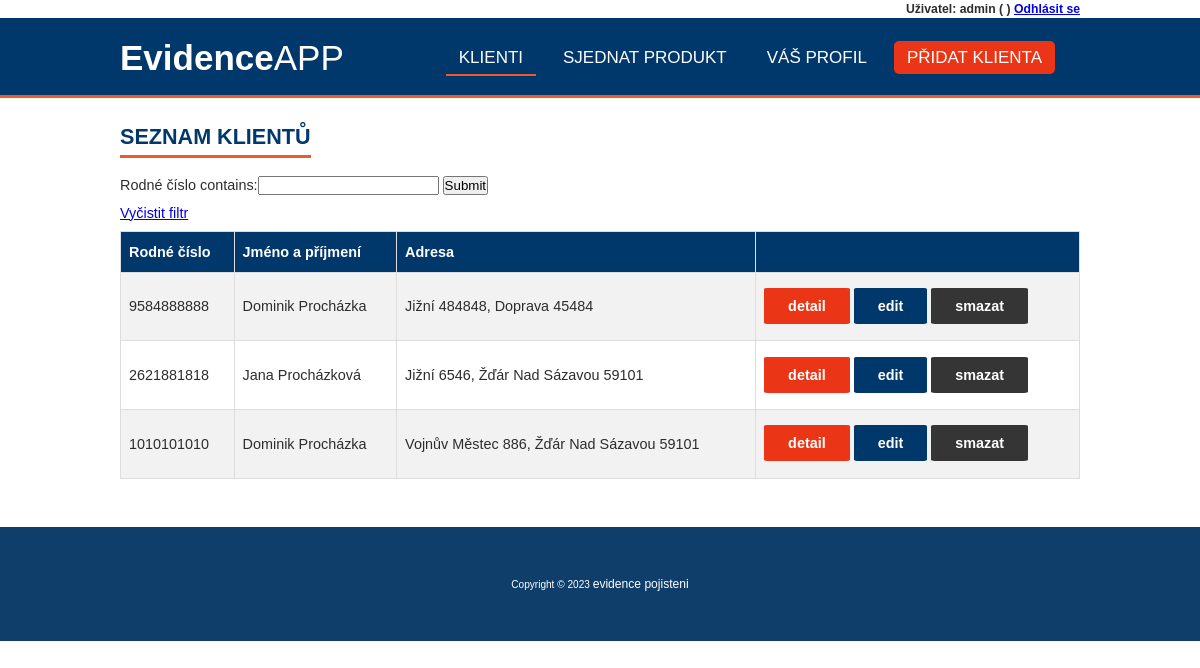
The app's page / (signed in) with its own data.
### evidence_pojisteni/models.py (models this page shows, shortened)
class Klient(models.Model):
    user = models.OneToOneField(User, null=True, on_delete=models.CASCADE)
    jmeno = models.CharField(max_length=200, null=True, verbose_name='Jméno')
    prijmeni = models.CharField(max_length=180, null=True, verbose_name='Příjmení')
    rodne_cislo = models.CharField(max_length=10, validators=[rodne_cislo], null=True, unique=True, verbose_name='Rodné číslo')
    ulice = models.CharField(max_length=180, null=True, verbose_name='Ulice')
    cislo_popisne = models.CharField(max_length=15, null=True, verbose_name='Číslo popisné')
    psc = models.CharField(max_length=5, validators=[psc], null=True, verbose_name='PSČ')
    mesto = models.CharField(max_length=120, null=True, verbose_name='Město')
    e_mail = models.EmailField(max_length=120, null=True, unique=True, verbose_name='E-mail')
    telefon = models.CharField(max_length=9,validators=[telefon], null=True, unique=True, verbose_name='Telefon')
    date_created = models.DateTimeField(auto_now_add=True, null=True, verbose_name='Datum registrace')
    class Meta:
            verbose_name="Klient"
            verbose_name_plural="Klienti"

### evidence_pojisteni/decorators.py (the view)
    def wrapper_function(request, *args, **kwargs):
        group = None
        if request.user.groups.exists():
            group = request.user.groups.all()[0].name
        if group == 'klient':
            return redirect('user_page')
        if group == 'admin':
            return view_func(request, *args, **kwargs)

### evidence_pojisteni/views.py (called while the page is built)
@login_required(login_url='login')
@admin_only
def index(request):
    klienti = Klient.objects.all().order_by("-id")
    produkty = Produkty.objects.all().order_by("-id")
    klientFilter = KlientFilter(request.GET, queryset=klienti)
    klienti = klientFilter.qs
    context = {'klienti':klienti, 'produkty':produkty, 'klientFilter':klientFilter}
    return render(request, 'evidence_pojisteni/index.html', context)

### evidence_pojisteni/templates/evidence_pojisteni/index.html
{% extends "base.html" %}
{% block content %}
<h2>Seznam klientů</h2>
    <form method="get">
        {{klientFilter.form}}
        <input type="submit">
    </form>
    <p><a href="{% url 'home' %}">Vyčistit filtr</a></p>
    <table id="klienti">
        <tr>
            <th>Rodné číslo</th>
            <th>Jméno a příjmení</th>
            <th>Adresa</th>
            <th></th>
        </tr>
        {% for klient in klienti %}
        <tr>
            <td>{{ klient.rodne_cislo }}</td>
            <td>{{ klient.jmeno }} {{ klient.prijmeni }}</a></td>
            <td>{{ klient.ulice}} {{klient.cislo_popisne}}, {{ klient.mesto }}  {{ klient.psc }}</td>
            <td>
                <a class="tlacitko tlacitko2" href="{% url 'klient' klient.id %}">detail</a>
                <a class="tlacitko tlacitko1" href="{% url 'update_klient' klient.id %}">edit</a>
                <a class="tlacitko tlacitko3" href="{% url 'delete_klient' klient.id %}">smazat</a>
            </td>
        </tr>
        {% endfor %}
    </table>
{% endblock %}

### evidence_pojisteni/templates/base.html (shortened to what this page needs)
<!DOCTYPE html>
<html lang="cs-cz">
<head>
    {% load static %}
    <link rel="stylesheet" type="text/css" href=" {% static '/evidence_pojisteni/style.css' %} ">
    <link rel="stylesheet" href=" {% static '/evidence_pojisteni/grid.css' %} ">
    <link rel="stylesheet" href=" {% static '/evidence_pojisteni/all.css' %} ">
    <link rel="stylesheet" type="text/css" href=" {% static '/evidence_pojisteni/sheet.css' %} ">
    <link rel="stylesheet" href="https://use.fontawesome.com/releases/v5.6.1/css/all.css">
</head>
<body>
    <div class="user_panel">
        <span>Uživatel: {{request.user}} ({{request.user.klient.jmeno}} {{request.user.klient.prijmeni}})</span>
        <span><a href="{% url 'logout' %}">Odhlásit se</a></span>
    </div>
    <header id="header">
        <nav>
            <label class="logo"><span>Evidence</span>APP</label>
            <ul>
                {% if request.user.is_staff %}
                {% url 'home' as home_url %}
                <li><a class="{% if request.path == home_url %}active{% endif %}" href="{% url 'home' %}">Klienti</a></li>
                {% endif %}
                {% url 'produkty' as produkty_url %}
                <li><a class="{% if request.path == produkty_url %}active{% endif %}" href="{% url 'produkty' %}">Sjednat produkt</a></li>
                {% url 'user_page' as user_url %}
                <li><a class="{% if request.path == user_url %}active{% endif %}" href="{% url 'user_page' %}">Váš profil</a></li>
                {% if request.user.is_staff %}
                {% url 'create_klient' as create_klient_url %}
                <li><a class="{% if request.path == create_klient_url %}active{% endif %}" href="{% url 'create_klient' %}" id="kontaktbtn">Přidat klienta</a></li>
                {% endif %}
            </ul>
        </nav>
    </header>
    <main id="centrovac" class="content">
        {% block content %}
        {% endblock %}
    </main>
    <footer>
        <p>Copyright © 2023 <a href="{% url 'home' %}">evidence pojisteni</a></p>
    </footer>
</body>
</html>

### evidence_pojisteni/static/evidence_pojisteni/style.css (style rules this page uses)
* { margin: 0 auto; padding: 0; box-sizing: border-box; font-family: Arial, Helvetica, sans-serif; }
body { font: 0.9em "Poppins"; color: #2d2d2d; box-sizing: border-box; }
#centrovac { width: 960px; margin: 0 auto; text-align: justify; }
p { margin:10px 0; }
.user_panel { max-width: 960px; text-align: end; color: #2d2d2d; font-size: 0.85em; font-weight: 200; margin: 0.15em auto; }
#header { background-color: #00386b; height: 80px; width: 100%; position: sticky; top: 0; z-index: 100; border-bottom: 3px solid #eb5c28; margin-bottom: 1.5em; }
nav { max-width: 960px; height: 80px; border-bottom: 3px solid #eb5c28; }
label.logo { color: white; font-size: 35px; line-height: 80px; }
span { font-weight: bold; }
#kontaktbtn { background-color: #ea3616; border-radius: 5px; }
nav ul { float: right; margin-right: 20px; }
nav ul li { display: inline-block; line-height: 80px; margin: 0px 5px; }
nav ul li a { color: white; font-size: 17px; text-transform: uppercase; padding: 7px 13px; text-decoration: none; }
a.active { border-bottom:2px solid #eb5c28; }
#klienti { font-family: Arial, Helvetica, sans-serif; border-collapse: collapse; width: 100%; }
#klienti td, #klienti th { border: 1px solid #ddd; padding: 8px; }
#klienti tr:nth-child(even) { background-color: #f2f2f2; }
#klienti th { padding-top: 12px; padding-bottom: 12px; text-align: left; background-color: #00386b; color: white; }
#klienti td a { text-decoration: none; }
#centrovac { max-width: 80%; margin: 0 auto; text-align: justify; }
h1, h2, h3 { color: #00386b; width: max-content; padding: 5px 0; font-weight: bold; text-transform: uppercase; margin: 0; }
h1, h2 { margin: 0; font-size: 1.5em; border-bottom: 3px solid #eb5c28; margin-bottom: 0.8em; margin-top: 0.5em; }
.content { width: 80%; margin: auto; margin-top: 80px; margin-bottom: 80px; }
.tlacitko { border: none; border-radius: 4%; color: white; font-weight: bold; padding: 10px 24px; text-align: center; text-decoration: none; display: inline-block; font-size: 1em; margin-top: 0.5em; margin-bottom: 0.6em; }
.tlacitko1 { background-color: #00386b; }
.tlacitko2 { background-color: #ea3616; }
.tlacitko3 { background-color: #353535; }
footer { background-color: #103e6b; height: 20%; text-align: center; font-size: 0.7em; color: white; padding: 40px; margin-top: 4%; }
footer a { color: white; font-size: 1.2em; text-decoration: none; }

### records on screen
Klient: rodne_cislo "9584888888", jmeno "Dominik", prijmeni "Procházka", ulice "Jižní", cislo_popisne "484848", mesto "Doprava", psc "45484"
Klient: rodne_cislo "2621881818", jmeno "Jana", prijmeni "Procházková", ulice "Jižní", cislo_popisne "6546", mesto "Žďár Nad Sázavou", psc "59101"
Klient: rodne_cislo "1010101010", jmeno "Dominik", prijmeni "Procházka", ulice "Vojnův Městec", cislo_popisne "886", mesto "Žďár Nad Sázavou", psc "59101"

### other values on screen
{{ request.user }} "admin"
